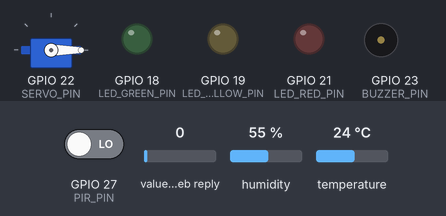
Recording of a sketch running on a simulated ESP32. On the bench: servo, output pins drawn as LEDs (lit = HIGH), buzzer (waves = sounding). Inputs (shaded band) come from the test bench; at power-on: value in the web reply 0, GPIO 27 (PIR_PIN) LOW, humidity 55 %, temperature 24 °C. WiFi joins after 1.5 s; servers stay silent unless stated; web services answer with replies made up by the test bench; what the sketch prints to the serial monitor is not drawn.

Above: at 2.7 s.
2.8 s: value in the web reply set to 2
At 11.6 s:
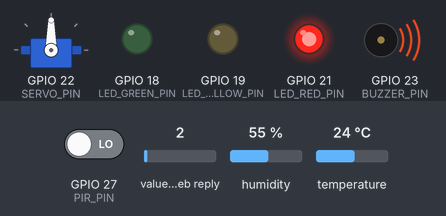
Timing chart, 0 to 13.1 s (numbered marks = the images above; inputs shaded):
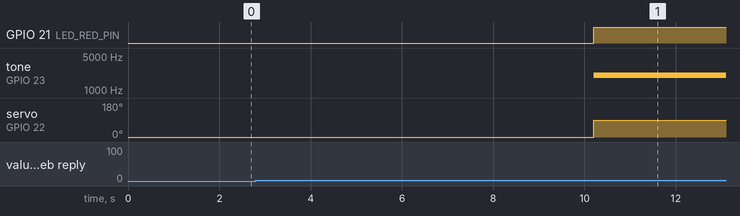

Measured:
- after the input at 2.8 s, GPIO 18 (LED_GREEN_PIN): stays LOW (without the input it goes to HIGH after 7.4 s); GPIO 21 (LED_RED_PIN): LOW → HIGH after 7.4 s; tone on GPIO 23 (BUZZER_PIN): silent → 2000 Hz after 7.4 s; servo on GPIO 22 (SERVO_PIN): 0° → 90° after 7.4 s

The sketch:

sketch.ino
```cpp
#include <WiFi.h>
#include <HTTPClient.h>
#include <WiFiClientSecure.h>
#include "DHTesp.h"
#include <ESP32Servo.h>

// =======================
// PIN SENSOR
// =======================
#define DHT_PIN 15
#define LDR_PIN 34
#define PIR_PIN 27

// =======================
// PIN ACTUATOR
// =======================
#define LED_GREEN_PIN 18
#define LED_YELLOW_PIN 19
#define LED_RED_PIN 21
#define SERVO_PIN 22
#define BUZZER_PIN 23

// =======================
// WIFI WOKWI
// =======================
const char* WIFI_SSID = "Wokwi-GUEST";
const char* WIFI_PASSWORD = "";

// =======================
// THINGSPEAK
// =======================
const char* RAW_WRITE_API_KEY = "YOUR_RAW_WRITE_API_KEY";

const unsigned long AI_CHANNEL_ID = 1234567;
const char* AI_READ_API_KEY = "YOUR_AI_READ_API_KEY";

// =======================
// OBJECTS
// =======================
DHTesp dht;
Servo ventilationServo;

// Free ThingSpeak: gunakan interval >= 15 detik.
// 20 detik memberi margin aman.
const unsigned long SENSOR_SEND_INTERVAL = 20000;
const unsigned long AI_POLL_INTERVAL = 10000;

unsigned long lastSensorSend = 0;
unsigned long lastAIPoll = 0;
int lastAIStatus = -1;

// =======================
// WIFI
// =======================
void connectWiFi() {
  if (WiFi.status() == WL_CONNECTED) return;

  Serial.print("Connecting WiFi");
  WiFi.begin(WIFI_SSID, WIFI_PASSWORD, 6);

  while (WiFi.status() != WL_CONNECTED) {
    delay(500);
    Serial.print(".");
  }

  Serial.println();
  Serial.println("WiFi Connected");
  Serial.print("IP: ");
  Serial.println(WiFi.localIP());
}

// =======================
// ACTUATOR
// =======================
void setLED(bool green, bool yellow, bool red) {
  digitalWrite(LED_GREEN_PIN, green ? HIGH : LOW);
  digitalWrite(LED_YELLOW_PIN, yellow ? HIGH : LOW);
  digitalWrite(LED_RED_PIN, red ? HIGH : LOW);
}

void actuatorNormal() {
  setLED(true, false, false);
  noTone(BUZZER_PIN);
  ventilationServo.write(0);

  Serial.println("ACTION: NORMAL");
  Serial.println("Green LED ON | Buzzer OFF | Servo 0 deg");
}

void actuatorWarning() {
  setLED(false, true, false);
  tone(BUZZER_PIN, 1200, 300);
  ventilationServo.write(45);

  Serial.println("ACTION: WARNING");
  Serial.println("Yellow LED ON | Beep | Servo 45 deg");
}

void actuatorCritical() {
  setLED(false, false, true);
  tone(BUZZER_PIN, 2000);
  ventilationServo.write(90);

  Serial.println("ACTION: CRITICAL");
  Serial.println("Red LED ON | Alarm ON | Servo 90 deg");
}

void applyAIStatus(int status) {
  Serial.println();
  Serial.println("===== CLOUD NN RESULT =====");

  switch (status) {
    case 0:
      Serial.println("AI STATUS: NORMAL");
      actuatorNormal();
      break;

    case 1:
      Serial.println("AI STATUS: WARNING");
      actuatorWarning();
      break;

    case 2:
      Serial.println("AI STATUS: CRITICAL");
      actuatorCritical();
      break;

    default:
      Serial.println("Unknown AI Status");
      break;
  }

  Serial.println("===========================");
}

// =======================
// CLOUD -> ESP32
// Field 4 = AI Status
// =======================
int readCloudAIStatus() {
  connectWiFi();

  WiFiClientSecure client;
  client.setInsecure(); // untuk demo/simulator

  HTTPClient http;

  String url =
    "https://api.thingspeak.com/channels/" +
    String(AI_CHANNEL_ID) +
    "/fields/4/last.txt?api_key=" +
    String(AI_READ_API_KEY);

  http.begin(client, url);
  int httpCode = http.GET();

  if (httpCode != 200) {
    Serial.print("AI HTTP Error: ");
    Serial.println(httpCode);
    http.end();
    return -1;
  }

  String payload = http.getString();
  payload.trim();
  http.end();

  if (payload.length() == 0) return -1;

  int status = payload.toInt();
  if (status < 0 || status > 2) return -1;

  Serial.print("Cloud AI Status: ");
  Serial.println(status);

  return status;
}

// =======================
// ESP32 -> CLOUD
// =======================
void sendSensorData(
  float temperature,
  float humidity,
  int light,
  int motion
) {
  connectWiFi();

  WiFiClientSecure client;
  client.setInsecure(); // untuk demo/simulator

  HTTPClient http;

  String url = "https://api.thingspeak.com/update";
  url += "?api_key=" + String(RAW_WRITE_API_KEY);
  url += "&field1=" + String(temperature, 2);
  url += "&field2=" + String(humidity, 2);
  url += "&field3=" + String(light);
  url += "&field4=" + String(motion);

  http.begin(client, url);
  int httpCode = http.GET();

  if (httpCode > 0) {
    String response = http.getString();

    Serial.print("ThingSpeak HTTP: ");
    Serial.println(httpCode);

    Serial.print("Entry ID: ");
    Serial.println(response);
  } else {
    Serial.print("ThingSpeak Error: ");
    Serial.println(httpCode);
  }

  http.end();
}

void readAndSendSensor() {
  TempAndHumidity data = dht.getTempAndHumidity();
  int light = analogRead(LDR_PIN);
  int motion = digitalRead(PIR_PIN);

  if (isnan(data.temperature) || isnan(data.humidity)) {
    Serial.println("DHT READ ERROR");
    return;
  }

  Serial.println();
  Serial.println("===== SENSOR =====");
  Serial.printf("Temperature : %.2f C\n", data.temperature);
  Serial.printf("Humidity    : %.2f %%\n", data.humidity);
  Serial.printf("Light ADC   : %d\n", light);
  Serial.printf("Motion      : %d\n", motion);

  sendSensorData(
    data.temperature,
    data.humidity,
    light,
    motion
  );
}

void setup() {
  Serial.begin(115200);

  dht.setup(DHT_PIN, DHTesp::DHT22);

  pinMode(LDR_PIN, INPUT);
  pinMode(PIR_PIN, INPUT);

  pinMode(LED_GREEN_PIN, OUTPUT);
  pinMode(LED_YELLOW_PIN, OUTPUT);
  pinMode(LED_RED_PIN, OUTPUT);
  pinMode(BUZZER_PIN, OUTPUT);

  ventilationServo.setPeriodHertz(50);
  ventilationServo.attach(SERVO_PIN, 500, 2400);

  setLED(false, false, false);
  noTone(BUZZER_PIN);
  ventilationServo.write(0);

  connectWiFi();

  Serial.println();
  Serial.println("AIoT CLOUD NEURAL NETWORK READY");
}

void loop() {
  unsigned long now = millis();

  // SENSOR -> THINGSPEAK RAW
  if (now - lastSensorSend >= SENSOR_SEND_INTERVAL) {
    lastSensorSend = now;
    readAndSendSensor();
  }

  // THINGSPEAK AI RESULT -> ESP32
  if (now - lastAIPoll >= AI_POLL_INTERVAL) {
    lastAIPoll = now;

    int aiStatus = readCloudAIStatus();

    // Aktuator hanya di-update saat status berubah.
    if (aiStatus >= 0 && aiStatus != lastAIStatus) {
      lastAIStatus = aiStatus;
      applyAIStatus(aiStatus);
    }
  }
}
```
